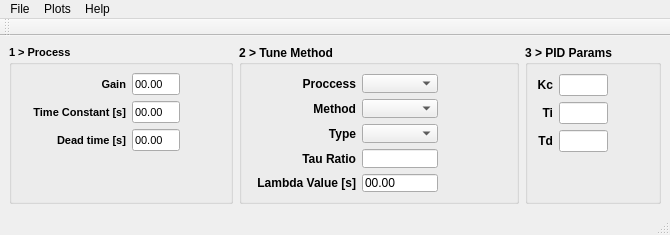
<?xml version="1.0" encoding="UTF-8"?>
<ui version="4.0">
 <class>MainWindow</class>
 <widget class="QMainWindow" name="MainWindow">
  <property name="geometry">
   <rect>
    <x>0</x>
    <y>0</y>
    <width>670</width>
    <height>235</height>
   </rect>
  </property>
  <property name="minimumSize">
   <size>
    <width>670</width>
    <height>235</height>
   </size>
  </property>
  <property name="windowTitle">
   <string>PID Tune Methods</string>
  </property>
  <property name="windowIcon">
   <iconset resource="icons/PIDTuneMethods.qrc">
    <normaloff>:/img/Calculator-32.png</normaloff>:/img/Calculator-32.png</iconset>
  </property>
  <widget class="QWidget" name="centralwidget">
   <property name="sizePolicy">
    <sizepolicy hsizetype="Preferred" vsizetype="Preferred">
     <horstretch>0</horstretch>
     <verstretch>0</verstretch>
    </sizepolicy>
   </property>
   <property name="minimumSize">
    <size>
     <width>0</width>
     <height>0</height>
    </size>
   </property>
   <property name="maximumSize">
    <size>
     <width>16777215</width>
     <height>16777215</height>
    </size>
   </property>
   <layout class="QGridLayout" name="gridLayout">
    <item row="0" column="1">
     <widget class="QGroupBox" name="gbTuneMethod">
      <property name="minimumSize">
       <size>
        <width>280</width>
        <height>0</height>
       </size>
      </property>
      <property name="font">
       <font>
        <weight>75</weight>
        <bold>true</bold>
       </font>
      </property>
      <property name="title">
       <string>2 &gt; Tune Method</string>
      </property>
      <layout class="QVBoxLayout" name="verticalLayout_4">
       <item>
        <layout class="QGridLayout" name="gridLayoutPIDMethod">
         <item row="1" column="1">
          <widget class="QComboBox" name="cmbTuneMethod">
           <property name="font">
            <font>
             <weight>50</weight>
             <bold>false</bold>
            </font>
           </property>
           <property name="toolTip">
            <string>PID method</string>
           </property>
           <property name="currentIndex">
            <number>-1</number>
           </property>
          </widget>
         </item>
         <item row="2" column="1">
          <widget class="QComboBox" name="cmbPIDType">
           <property name="font">
            <font>
             <weight>50</weight>
             <bold>false</bold>
            </font>
           </property>
           <property name="toolTip">
            <string>P or PI or PID controller type</string>
           </property>
          </widget>
         </item>
         <item row="1" column="0">
          <widget class="QLabel" name="lblTuneMethod">
           <property name="minimumSize">
            <size>
             <width>105</width>
             <height>0</height>
            </size>
           </property>
           <property name="font">
            <font>
             <weight>75</weight>
             <bold>true</bold>
            </font>
           </property>
           <property name="text">
            <string>Method</string>
           </property>
           <property name="alignment">
            <set>Qt::AlignRight|Qt::AlignTrailing|Qt::AlignVCenter</set>
           </property>
           <property name="buddy">
            <cstring>cmbTuneMethod</cstring>
           </property>
          </widget>
         </item>
         <item row="2" column="0">
          <widget class="QLabel" name="lblPIDType">
           <property name="minimumSize">
            <size>
             <width>0</width>
             <height>0</height>
            </size>
           </property>
           <property name="font">
            <font>
             <weight>75</weight>
             <bold>true</bold>
            </font>
           </property>
           <property name="text">
            <string>Type</string>
           </property>
           <property name="alignment">
            <set>Qt::AlignRight|Qt::AlignTrailing|Qt::AlignVCenter</set>
           </property>
           <property name="buddy">
            <cstring>cmbPIDType</cstring>
           </property>
          </widget>
         </item>
         <item row="1" column="2">
          <spacer name="horizontalSpacer_2">
           <property name="orientation">
            <enum>Qt::Horizontal</enum>
           </property>
           <property name="sizeHint" stdset="0">
            <size>
             <width>100</width>
             <height>20</height>
            </size>
           </property>
          </spacer>
         </item>
         <item row="3" column="0">
          <widget class="QLabel" name="lblLambdaTauRatio">
           <property name="minimumSize">
            <size>
             <width>0</width>
             <height>0</height>
            </size>
           </property>
           <property name="font">
            <font>
             <weight>75</weight>
             <bold>true</bold>
            </font>
           </property>
           <property name="text">
            <string>Tau Ratio</string>
           </property>
           <property name="alignment">
            <set>Qt::AlignRight|Qt::AlignTrailing|Qt::AlignVCenter</set>
           </property>
           <property name="buddy">
            <cstring>leLambdaTauRatio</cstring>
           </property>
          </widget>
         </item>
         <item row="3" column="1">
          <widget class="QLineEdit" name="leLambdaTauRatio">
           <property name="font">
            <font>
             <weight>50</weight>
             <bold>false</bold>
            </font>
           </property>
           <property name="toolTip">
            <string>closed loop tc / process tc</string>
           </property>
           <property name="inputMask">
            <string/>
           </property>
           <property name="readOnly">
            <bool>true</bool>
           </property>
          </widget>
         </item>
         <item row="4" column="0">
          <widget class="QLabel" name="lblLambda">
           <property name="minimumSize">
            <size>
             <width>0</width>
             <height>0</height>
            </size>
           </property>
           <property name="font">
            <font>
             <weight>75</weight>
             <bold>true</bold>
            </font>
           </property>
           <property name="text">
            <string>Lambda Value [s]</string>
           </property>
           <property name="alignment">
            <set>Qt::AlignRight|Qt::AlignTrailing|Qt::AlignVCenter</set>
           </property>
           <property name="buddy">
            <cstring>leLambda</cstring>
           </property>
          </widget>
         </item>
         <item row="4" column="1">
          <widget class="QLineEdit" name="leLambda">
           <property name="font">
            <font>
             <weight>50</weight>
             <bold>false</bold>
            </font>
           </property>
           <property name="toolTip">
            <string>closed loop tc</string>
           </property>
           <property name="inputMask">
            <string>99.99;_</string>
           </property>
           <property name="text">
            <string>00.00</string>
           </property>
           <property name="readOnly">
            <bool>false</bool>
           </property>
          </widget>
         </item>
         <item row="0" column="0">
          <widget class="QLabel" name="lblProccess">
           <property name="minimumSize">
            <size>
             <width>105</width>
             <height>0</height>
            </size>
           </property>
           <property name="font">
            <font>
             <weight>75</weight>
             <bold>true</bold>
            </font>
           </property>
           <property name="text">
            <string>Proccess</string>
           </property>
           <property name="alignment">
            <set>Qt::AlignRight|Qt::AlignTrailing|Qt::AlignVCenter</set>
           </property>
           <property name="buddy">
            <cstring>cmbProccess</cstring>
           </property>
          </widget>
         </item>
         <item row="0" column="1">
          <widget class="QComboBox" name="cmbProccess">
           <property name="font">
            <font>
             <weight>50</weight>
             <bold>false</bold>
            </font>
           </property>
           <property name="toolTip">
            <string>First order with dead time or integrating</string>
           </property>
           <property name="currentIndex">
            <number>-1</number>
           </property>
          </widget>
         </item>
        </layout>
       </item>
       <item>
        <spacer name="verticalSpacer_2">
         <property name="orientation">
          <enum>Qt::Vertical</enum>
         </property>
         <property name="sizeHint" stdset="0">
          <size>
           <width>20</width>
           <height>40</height>
          </size>
         </property>
        </spacer>
       </item>
      </layout>
     </widget>
    </item>
    <item row="0" column="0">
     <widget class="QGroupBox" name="gbProcess">
      <property name="minimumSize">
       <size>
        <width>0</width>
        <height>0</height>
       </size>
      </property>
      <property name="font">
       <font>
        <pointsize>8</pointsize>
        <weight>75</weight>
        <bold>true</bold>
       </font>
      </property>
      <property name="title">
       <string>1 &gt; Process</string>
      </property>
      <layout class="QVBoxLayout" name="verticalLayout_3">
       <item>
        <layout class="QGridLayout" name="gridLayoutProccess">
         <item row="0" column="0">
          <widget class="QLabel" name="lblGain">
           <property name="minimumSize">
            <size>
             <width>105</width>
             <height>0</height>
            </size>
           </property>
           <property name="font">
            <font>
             <weight>75</weight>
             <bold>true</bold>
            </font>
           </property>
           <property name="text">
            <string>Gain</string>
           </property>
           <property name="alignment">
            <set>Qt::AlignRight|Qt::AlignTrailing|Qt::AlignVCenter</set>
           </property>
           <property name="buddy">
            <cstring>leGain</cstring>
           </property>
          </widget>
         </item>
         <item row="1" column="1">
          <widget class="QLineEdit" name="leTc">
           <property name="font">
            <font>
             <weight>50</weight>
             <bold>false</bold>
            </font>
           </property>
           <property name="toolTip">
            <string>Process time constant</string>
           </property>
           <property name="inputMask">
            <string>99.99;_</string>
           </property>
           <property name="text">
            <string>00.00</string>
           </property>
          </widget>
         </item>
         <item row="0" column="1">
          <widget class="QLineEdit" name="leGain">
           <property name="font">
            <font>
             <weight>50</weight>
             <bold>false</bold>
            </font>
           </property>
           <property name="toolTip">
            <string>Proccess gain</string>
           </property>
           <property name="inputMask">
            <string>99.99;_</string>
           </property>
           <property name="text">
            <string>00.00</string>
           </property>
          </widget>
         </item>
         <item row="1" column="0">
          <widget class="QLabel" name="lblTc">
           <property name="minimumSize">
            <size>
             <width>0</width>
             <height>0</height>
            </size>
           </property>
           <property name="font">
            <font>
             <weight>75</weight>
             <bold>true</bold>
            </font>
           </property>
           <property name="text">
            <string>Time Constant [s]</string>
           </property>
           <property name="alignment">
            <set>Qt::AlignRight|Qt::AlignTrailing|Qt::AlignVCenter</set>
           </property>
           <property name="buddy">
            <cstring>leTc</cstring>
           </property>
          </widget>
         </item>
         <item row="2" column="0">
          <widget class="QLabel" name="lblDeadTime">
           <property name="minimumSize">
            <size>
             <width>0</width>
             <height>0</height>
            </size>
           </property>
           <property name="font">
            <font>
             <weight>75</weight>
             <bold>true</bold>
            </font>
           </property>
           <property name="text">
            <string>Dead time [s]</string>
           </property>
           <property name="alignment">
            <set>Qt::AlignRight|Qt::AlignTrailing|Qt::AlignVCenter</set>
           </property>
           <property name="buddy">
            <cstring>leDeadTime</cstring>
           </property>
          </widget>
         </item>
         <item row="2" column="1">
          <widget class="QLineEdit" name="leDeadTime">
           <property name="font">
            <font>
             <weight>50</weight>
             <bold>false</bold>
            </font>
           </property>
           <property name="toolTip">
            <string>Process dead time</string>
           </property>
           <property name="inputMask">
            <string>99.99;_</string>
           </property>
           <property name="text">
            <string>00.00</string>
           </property>
          </widget>
         </item>
         <item row="0" column="2">
          <spacer name="horizontalSpacer_1">
           <property name="orientation">
            <enum>Qt::Horizontal</enum>
           </property>
           <property name="sizeHint" stdset="0">
            <size>
             <width>100</width>
             <height>20</height>
            </size>
           </property>
          </spacer>
         </item>
        </layout>
       </item>
       <item>
        <spacer name="verticalSpacer_1">
         <property name="orientation">
          <enum>Qt::Vertical</enum>
         </property>
         <property name="sizeHint" stdset="0">
          <size>
           <width>20</width>
           <height>40</height>
          </size>
         </property>
        </spacer>
       </item>
      </layout>
     </widget>
    </item>
    <item row="0" column="2">
     <widget class="QGroupBox" name="gbPIDParams">
      <property name="minimumSize">
       <size>
        <width>0</width>
        <height>0</height>
       </size>
      </property>
      <property name="font">
       <font>
        <weight>75</weight>
        <bold>true</bold>
       </font>
      </property>
      <property name="title">
       <string>3 &gt; PID Params</string>
      </property>
      <layout class="QVBoxLayout" name="verticalLayout_2">
       <item>
        <layout class="QGridLayout" name="gridLayoutPIDParams">
         <item row="2" column="1">
          <widget class="QLineEdit" name="leTd">
           <property name="enabled">
            <bool>true</bool>
           </property>
           <property name="sizePolicy">
            <sizepolicy hsizetype="Preferred" vsizetype="Preferred">
             <horstretch>0</horstretch>
             <verstretch>0</verstretch>
            </sizepolicy>
           </property>
           <property name="font">
            <font>
             <weight>50</weight>
             <bold>false</bold>
            </font>
           </property>
           <property name="toolTip">
            <string>Controller derivative time</string>
           </property>
           <property name="readOnly">
            <bool>true</bool>
           </property>
          </widget>
         </item>
         <item row="2" column="0">
          <widget class="QLabel" name="lblTd">
           <property name="minimumSize">
            <size>
             <width>0</width>
             <height>0</height>
            </size>
           </property>
           <property name="font">
            <font>
             <weight>75</weight>
             <bold>true</bold>
            </font>
           </property>
           <property name="text">
            <string>Td</string>
           </property>
           <property name="alignment">
            <set>Qt::AlignRight|Qt::AlignTrailing|Qt::AlignVCenter</set>
           </property>
           <property name="buddy">
            <cstring>leTd</cstring>
           </property>
          </widget>
         </item>
         <item row="0" column="0">
          <widget class="QLabel" name="lblKc">
           <property name="minimumSize">
            <size>
             <width>0</width>
             <height>0</height>
            </size>
           </property>
           <property name="font">
            <font>
             <weight>75</weight>
             <bold>true</bold>
            </font>
           </property>
           <property name="text">
            <string>Kc</string>
           </property>
           <property name="alignment">
            <set>Qt::AlignRight|Qt::AlignTrailing|Qt::AlignVCenter</set>
           </property>
           <property name="buddy">
            <cstring>leKc</cstring>
           </property>
          </widget>
         </item>
         <item row="0" column="1">
          <widget class="QLineEdit" name="leKc">
           <property name="enabled">
            <bool>true</bool>
           </property>
           <property name="sizePolicy">
            <sizepolicy hsizetype="Preferred" vsizetype="Preferred">
             <horstretch>0</horstretch>
             <verstretch>0</verstretch>
            </sizepolicy>
           </property>
           <property name="font">
            <font>
             <weight>50</weight>
             <bold>false</bold>
            </font>
           </property>
           <property name="toolTip">
            <string>Controller gain</string>
           </property>
           <property name="readOnly">
            <bool>true</bool>
           </property>
          </widget>
         </item>
         <item row="1" column="0">
          <widget class="QLabel" name="lblTi">
           <property name="minimumSize">
            <size>
             <width>0</width>
             <height>0</height>
            </size>
           </property>
           <property name="font">
            <font>
             <weight>75</weight>
             <bold>true</bold>
            </font>
           </property>
           <property name="text">
            <string>Ti</string>
           </property>
           <property name="alignment">
            <set>Qt::AlignRight|Qt::AlignTrailing|Qt::AlignVCenter</set>
           </property>
           <property name="buddy">
            <cstring>leTi</cstring>
           </property>
          </widget>
         </item>
         <item row="1" column="1">
          <widget class="QLineEdit" name="leTi">
           <property name="enabled">
            <bool>true</bool>
           </property>
           <property name="sizePolicy">
            <sizepolicy hsizetype="Preferred" vsizetype="Preferred">
             <horstretch>0</horstretch>
             <verstretch>0</verstretch>
            </sizepolicy>
           </property>
           <property name="font">
            <font>
             <weight>50</weight>
             <bold>false</bold>
            </font>
           </property>
           <property name="toolTip">
            <string>Controller integral time</string>
           </property>
           <property name="readOnly">
            <bool>true</bool>
           </property>
          </widget>
         </item>
         <item row="0" column="2">
          <spacer name="horizontalSpacer_3">
           <property name="orientation">
            <enum>Qt::Horizontal</enum>
           </property>
           <property name="sizeHint" stdset="0">
            <size>
             <width>100</width>
             <height>20</height>
            </size>
           </property>
          </spacer>
         </item>
         <item row="3" column="1">
          <spacer name="verticalSpacer_3">
           <property name="orientation">
            <enum>Qt::Vertical</enum>
           </property>
           <property name="sizeHint" stdset="0">
            <size>
             <width>20</width>
             <height>40</height>
            </size>
           </property>
          </spacer>
         </item>
        </layout>
       </item>
      </layout>
     </widget>
    </item>
   </layout>
  </widget>
  <widget class="QMenuBar" name="menubar">
   <property name="geometry">
    <rect>
     <x>0</x>
     <y>0</y>
     <width>670</width>
     <height>18</height>
    </rect>
   </property>
   <widget class="QMenu" name="menuFile">
    <property name="title">
     <string>File</string>
    </property>
    <addaction name="actionRefresh"/>
    <addaction name="separator"/>
    <addaction name="actionExit"/>
   </widget>
   <widget class="QMenu" name="menuHelp">
    <property name="title">
     <string>Help</string>
    </property>
    <addaction name="actionHelp"/>
    <addaction name="actionAbout"/>
   </widget>
   <widget class="QMenu" name="menuPlots">
    <property name="title">
     <string>Plots</string>
    </property>
    <widget class="QMenu" name="menuProccess">
     <property name="title">
      <string>Proccess</string>
     </property>
     <addaction name="action_P_Step_Impulse_Response"/>
     <addaction name="action_P_Bode_Response"/>
    </widget>
    <widget class="QMenu" name="menuClosedLoop">
     <property name="title">
      <string>Closed Loop</string>
     </property>
     <addaction name="action_CL_Step_Impulse_Response"/>
     <addaction name="action_CL_Bode_Response"/>
    </widget>
    <addaction name="menuProccess"/>
    <addaction name="menuClosedLoop"/>
   </widget>
   <addaction name="menuFile"/>
   <addaction name="menuPlots"/>
   <addaction name="menuHelp"/>
  </widget>
  <widget class="QStatusBar" name="statusbar"/>
  <widget class="QToolBar" name="mainToolBar">
   <property name="windowTitle">
    <string>toolBar</string>
   </property>
   <attribute name="toolBarArea">
    <enum>TopToolBarArea</enum>
   </attribute>
   <attribute name="toolBarBreak">
    <bool>false</bool>
   </attribute>
  </widget>
  <action name="actionRefresh">
   <property name="icon">
    <iconset resource="icons/PIDTuneMethods.qrc">
     <normaloff>:/img/cyclic-process-16.png</normaloff>:/img/cyclic-process-16.png</iconset>
   </property>
   <property name="text">
    <string>Refresh</string>
   </property>
  </action>
  <action name="actionExit">
   <property name="icon">
    <iconset resource="icons/PIDTuneMethods.qrc">
     <normaloff>:/img/exit-16.png</normaloff>:/img/exit-16.png</iconset>
   </property>
   <property name="text">
    <string>Exit</string>
   </property>
  </action>
  <action name="actionAbout">
   <property name="icon">
    <iconset resource="icons/PIDTuneMethods.qrc">
     <normaloff>:/img/info-sign-16.png</normaloff>:/img/info-sign-16.png</iconset>
   </property>
   <property name="text">
    <string>About...</string>
   </property>
  </action>
  <action name="actionHelp">
   <property name="icon">
    <iconset resource="icons/PIDTuneMethods.qrc">
     <normaloff>:/img/help-desk-icon-16.png</normaloff>:/img/help-desk-icon-16.png</iconset>
   </property>
   <property name="text">
    <string>Help</string>
   </property>
  </action>
  <action name="action_P_Step_Impulse_Response">
   <property name="icon">
    <iconset resource="icons/PIDTuneMethods.qrc">
     <normaloff>:/img/line-graph-16.png</normaloff>:/img/line-graph-16.png</iconset>
   </property>
   <property name="text">
    <string>Step/Impulse Plot</string>
   </property>
   <property name="toolTip">
    <string>Proccess Step/Impulse Plot</string>
   </property>
  </action>
  <action name="action_CL_Step_Impulse_Response">
   <property name="icon">
    <iconset resource="icons/PIDTuneMethods.qrc">
     <normaloff>:/img/diagramm-16.png</normaloff>:/img/diagramm-16.png</iconset>
   </property>
   <property name="text">
    <string>Step/Impulse Plot</string>
   </property>
   <property name="toolTip">
    <string>Closed Loop Step/Impulse Plot</string>
   </property>
  </action>
  <action name="action_P_Bode_Response">
   <property name="icon">
    <iconset resource="icons/PIDTuneMethods.qrc">
     <normaloff>:/img/barchart-col-16.png</normaloff>:/img/barchart-col-16.png</iconset>
   </property>
   <property name="text">
    <string>Bode Plot</string>
   </property>
   <property name="toolTip">
    <string>Proccess Bode Plot</string>
   </property>
  </action>
  <action name="action_CL_Bode_Response">
   <property name="icon">
    <iconset resource="icons/PIDTuneMethods.qrc">
     <normaloff>:/img/barchart-bw-16.png</normaloff>:/img/barchart-bw-16.png</iconset>
   </property>
   <property name="text">
    <string>Bode Plot</string>
   </property>
   <property name="toolTip">
    <string>Closed Loop Bode Plot</string>
   </property>
  </action>
 </widget>
 <tabstops>
  <tabstop>leGain</tabstop>
  <tabstop>leTc</tabstop>
  <tabstop>leDeadTime</tabstop>
  <tabstop>cmbProccess</tabstop>
  <tabstop>cmbTuneMethod</tabstop>
  <tabstop>cmbPIDType</tabstop>
  <tabstop>leLambdaTauRatio</tabstop>
  <tabstop>leLambda</tabstop>
  <tabstop>leKc</tabstop>
  <tabstop>leTi</tabstop>
  <tabstop>leTd</tabstop>
 </tabstops>
 <resources>
  <include location="icons/PIDTuneMethods.qrc"/>
 </resources>
 <connections/>
</ui>
